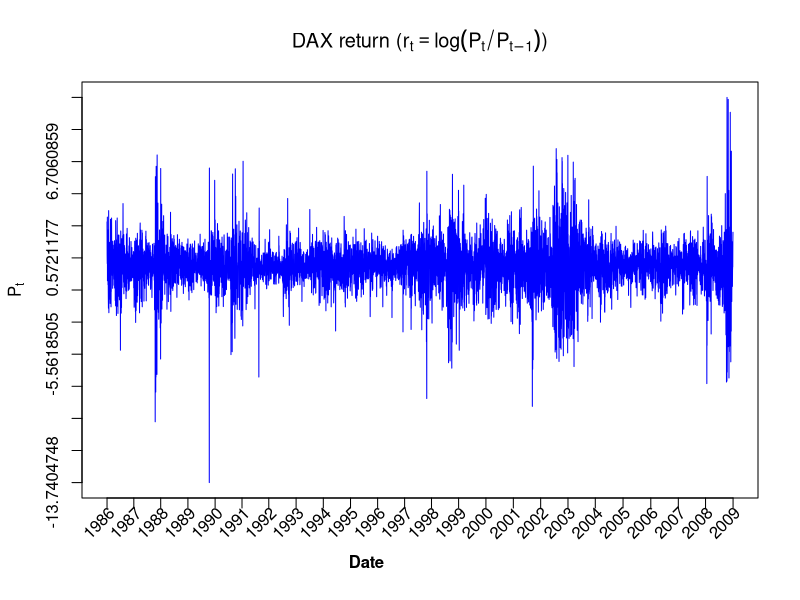

Write R code to recreate this figure.
##### CAM114 yafei.xu@hu-berlin.de

# read data dax140624.csv from https://raw.githubusercontent.com/YafeiXu/CAMquantlet/master/DAX19902014.csv
# replace the path of the working directory if necessary
setwd("C:/R")
d=read.csv("dax140624.csv")
DateInput=as.Date(d[,1])
numOfDate=as.numeric(as.Date(c(DateInput)))
newDF=data.frame(d,numOfDate)
sortNewDF=newDF[order(newDF[,3]),]
newDF2=data.frame(sortNewDF,seq(1,length(newDF[,3]),length.out=length(newDF[,3]))) 
sortNewDF=newDF[order(newDF[,3]),]
newDF2=data.frame(sortNewDF,seq(1,length(newDF[,3]),length.out=length(newDF[,3])))
dateNum1=as.numeric(as.Date(c("1986-01-02","1987-01-02","1988-01-04","1989-01-02",
"1990-01-02","1991-01-02","1992-01-02","1993-01-04","1994-01-03","1995-01-02","1996-01-02",
"1997-01-02","1998-01-02","1999-01-04","2000-01-03","2001-01-02","2002-01-02","2003-01-02",
"2004-01-02","2005-01-03","2006-01-02","2007-01-02","2008-01-02","2008-12-30")))
At=c(newDF2[which(newDF2[,3]==as.numeric(as.Date(c("1986-01-02")))),4],
newDF2[which(newDF2[,3]==as.numeric(as.Date(c("1987-01-02")))),4],
newDF2[which(newDF2[,3]==as.numeric(as.Date(c("1988-01-04")))),4],
newDF2[which(newDF2[,3]==as.numeric(as.Date(c("1989-01-02")))),4],
newDF2[which(newDF2[,3]==as.numeric(as.Date(c("1990-01-02")))),4],
newDF2[which(newDF2[,3]==as.numeric(as.Date(c("1991-01-02")))),4],
newDF2[which(newDF2[,3]==as.numeric(as.Date(c("1992-01-02")))),4],
newDF2[which(newDF2[,3]==as.numeric(as.Date(c("1993-01-04")))),4],
newDF2[which(newDF2[,3]==as.numeric(as.Date(c("1994-01-03")))),4],
newDF2[which(newDF2[,3]==as.numeric(as.Date(c("1995-01-02")))),4],
newDF2[which(newDF2[,3]==as.numeric(as.Date(c("1996-01-02")))),4],
newDF2[which(newDF2[,3]==as.numeric(as.Date(c("1997-01-02")))),4],
newDF2[which(newDF2[,3]==as.numeric(as.Date(c("1998-01-02")))),4],
newDF2[which(newDF2[,3]==as.numeric(as.Date(c("1999-01-04")))),4],
newDF2[which(newDF2[,3]==as.numeric(as.Date(c("2000-01-03")))),4],
newDF2[which(newDF2[,3]==as.numeric(as.Date(c("2001-01-02")))),4],
newDF2[which(newDF2[,3]==as.numeric(as.Date(c("2002-01-02")))),4],
newDF2[which(newDF2[,3]==as.numeric(as.Date(c("2003-01-02")))),4],
newDF2[which(newDF2[,3]==as.numeric(as.Date(c("2004-01-02")))),4],
newDF2[which(newDF2[,3]==as.numeric(as.Date(c("2005-01-03")))),4],
newDF2[which(newDF2[,3]==as.numeric(as.Date(c("2006-01-02")))),4],
newDF2[which(newDF2[,3]==as.numeric(as.Date(c("2007-01-02")))),4],
newDF2[which(newDF2[,3]==as.numeric(as.Date(c("2008-01-02")))),4],
newDF2[which(newDF2[,3]==as.numeric(as.Date(c("2008-12-30")))),4])
dateC=c("1986","1987","1988","1989","1990","1991","1992","1993","1994","1995","1996","1997","1998","1999","2000","2001","2002","2003","2004","2005",
"2006","2007","2008","2009")
Pt=newDF[,2]
P1=Pt[-length(Pt)]
P2=Pt[-1]
DAXreturn=log(P1/P2)
DAXreturn=data.frame(DAXreturn,length(DAXreturn):1)
DAXreturn=DAXreturn[order(DAXreturn[,2]),]
DAXreturn=DAXreturn[,1]*100
plot( seq(1,length(DAXreturn),length.out=length(DAXreturn)),seq(min(DAXreturn),max(DAXreturn),length.out=length(DAXreturn)),xlab="",ylab="", main=expression("DAX return ("*r[t]==log(P[t] / P[t-1])*")"),col="White",axes=FALSE, xaxt="n", yaxt="n")
box() 
axis(1,at=At, labels=F)
axis(2,at=seq(min(DAXreturn),max(DAXreturn),length.out=13)) 
mtext(expression(P[t]), side=2, line=2.7, at=seq(min(DAXreturn),max(DAXreturn),length.out=13)[7],font=2,cex=1)  
mtext("Date", side=1, line=2.7, at=2401,font=2,cex=1) 
text(cex=1, x=At-80, y=-16.3, dateC, xpd=TRUE, srt=45) 
# time series plot
lines(1:length(DAXreturn),DAXreturn,pch=1,lty=1,col="blue",lwd=1) 
